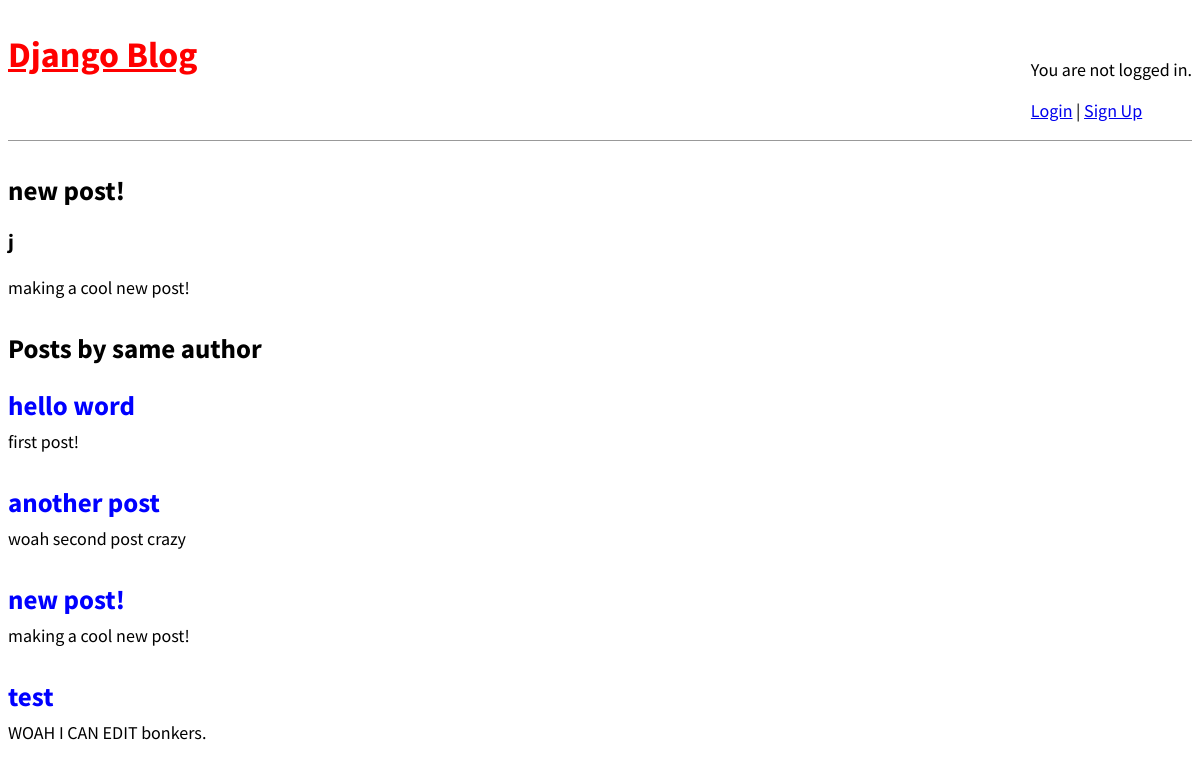
Page /post/6/ on the committed database.
### blog/models.py (models this page shows, shortened)
class Post(models.Model):
    title = models.CharField(max_length=200)
    author = models.ForeignKey(
        "auth.User",
        on_delete=models.CASCADE,
        related_name="posts",
    )
    body = models.TextField()
    created = models.DateTimeField(auto_now_add=True)
    updated = models.DateTimeField(auto_now=True)

### blog/views.py (the view)
# urls.py: path("post/<int:pk>/", BlogDetailView.as_view(), name='post_detail'),
class BlogDetailView(DetailView):
    model= Post
    template_name = "post_detail.html"

### templates/post_detail.html (shortened to what this page needs)
{% extends "base.html" %}
{% block content %}
<div class="post-entry">
    <h2>{{ post.title }}</h2>
    <h3>{{ post.author.username }}</h3>
    <p>{{ post.body }}</p>
</div>
<h2>Posts by same author</h2>
    {% for apost in post.author.posts.all %}
        <div class="post-entry">
            <h2><a href="{% url 'post_detail' apost.pk %}">{{ apost.title}}</a></h2>
            <p>{{ apost.body }}</p>
        </div>
    {% endfor %}
{% endblock content %}

### static/css/base.css (style rules this page uses)
body { font-family: 'Source Sans Pro', sans-serif; font-size: 18px; }
.post-entry { margin-bottom: 2rem; }
.post-entry h2 { margin: 0.5rem 0; }
.post-entry h2 a, .post-entry h2 a:visited { color: blue; text-decoration: none; }
.post-entry p { margin: 0; font-weight: 400; }

### rows in the picture
Post: title "new post!", author.username "j", body "making a cool new post!"
Post: title "hello word", body "first post!"
Post: title "another post", body "woah second post crazy"
Post: title "test", body "WOAH I CAN EDIT bonkers."
